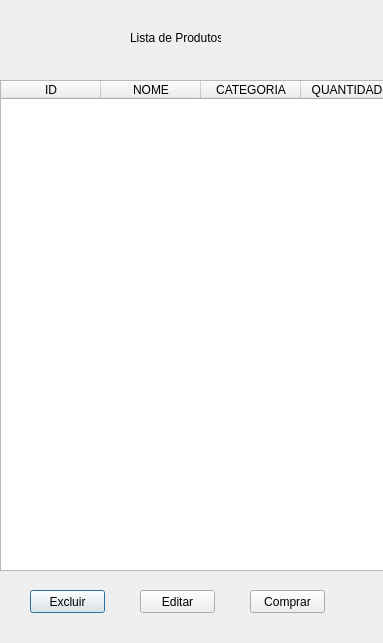
<?xml version="1.0" encoding="UTF-8"?>
<ui version="4.0">
 <class>Dialog</class>
 <widget class="QDialog" name="Dialog">
  <property name="geometry">
   <rect>
    <x>0</x>
    <y>0</y>
    <width>383</width>
    <height>643</height>
   </rect>
  </property>
  <property name="windowTitle">
   <string>Dialog</string>
  </property>
  <widget class="QTableWidget" name="tableWidget">
   <property name="geometry">
    <rect>
     <x>0</x>
     <y>80</y>
     <width>521</width>
     <height>491</height>
    </rect>
   </property>
   <column>
    <property name="text">
     <string>ID</string>
    </property>
   </column>
   <column>
    <property name="text">
     <string>NOME</string>
    </property>
   </column>
   <column>
    <property name="text">
     <string>CATEGORIA</string>
    </property>
   </column>
   <column>
    <property name="text">
     <string>QUANTIDADE</string>
    </property>
   </column>
   <column>
    <property name="text">
     <string>FABRICANTE</string>
    </property>
   </column>
  </widget>
  <widget class="QLabel" name="label">
   <property name="geometry">
    <rect>
     <x>130</x>
     <y>30</y>
     <width>91</width>
     <height>16</height>
    </rect>
   </property>
   <property name="text">
    <string>Lista de Produtos</string>
   </property>
  </widget>
  <widget class="QPushButton" name="pushButton">
   <property name="geometry">
    <rect>
     <x>30</x>
     <y>590</y>
     <width>75</width>
     <height>23</height>
    </rect>
   </property>
   <property name="text">
    <string>Excluir</string>
   </property>
  </widget>
  <widget class="QPushButton" name="pushButton_2">
   <property name="geometry">
    <rect>
     <x>140</x>
     <y>590</y>
     <width>75</width>
     <height>23</height>
    </rect>
   </property>
   <property name="text">
    <string>Editar</string>
   </property>
  </widget>
  <widget class="QPushButton" name="pushButton_3">
   <property name="geometry">
    <rect>
     <x>250</x>
     <y>590</y>
     <width>75</width>
     <height>23</height>
    </rect>
   </property>
   <property name="text">
    <string>Comprar</string>
   </property>
  </widget>
 </widget>
 <resources/>
 <connections/>
</ui>
